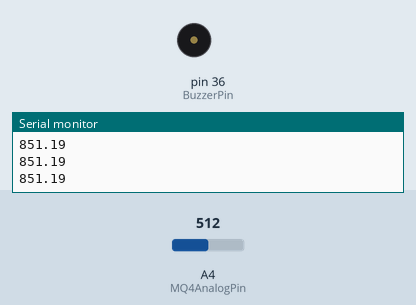
Recording of a sketch running on a simulated Arduino Mega 2560, built with avr-gcc and run on an emulated ATmega2560. Shown: buzzer (waves = sounding), the last lines printed to the serial monitor. The test bench sets the inputs (shaded band); at power-on: A4 (MQ4AnalogPin) = 512.

Above: at 1.2 s.
1.3 s: A4 (MQ4AnalogPin) set to 536
At 2.7 s:
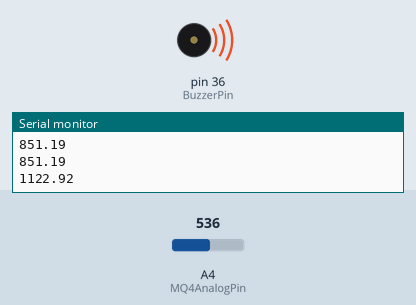
Timing chart, 0 to 8.9 s (numbered marks = the images above; inputs shaded):
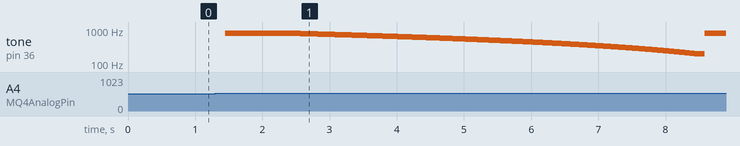

The sketch:

GasSensor.ino
```cpp
/*****************************************************
 * GasSensor.ino
 * 目的:
 *  測試氣體感測器偵測功能(主要是甲烷)
 * 方法:
 *  氣體感測器 + 蜂鳴器
 * 步驟:
 *  可用打火機輸出瓦斯(甲烷)至感測器測試
 * 結果:
 * 1. 觀察氣體感測器上的LED是否亮起
 * 2. 當偵測到瓦斯氣體濃度過高時,蜂鳴器會發出警報聲
*****************************************************/

#define MQ4AnalogPin  A4    //定義氣體感測器接腳
#define BuzzerPin     36    //定義無源蜂鳴器接腳

const int R_0 = 945;        //自訂義RO測量值

/************************* 初始設定 *********************/
void setup()
{
  Serial.begin(9600);

  pinMode(MQ4AnalogPin, INPUT); //設置氣體感測器接腳為輸入
  pinMode(BuzzerPin,    OUTPUT);//设置無源蜂鳴器接腳為輸出
}

/************************* 主程式 ***********************/
void loop()
{
  float mq4ppm = getMethanePPM(); //計算甲烷濃度PPM值
  Serial.println(mq4ppm);         //序列埠輸出甲烷濃度PPM值

  //判斷氣體感測器濃度，若大於1000ppm，則蜂鳴器發出警報聲
  if (mq4ppm > 1000)
  {
    //蜂鳴器音頻由低到高 200HZ ~ 800HZ
    for(int i = 200; i <= 800; i++)
    {
        tone(BuzzerPin, i);
    }

    delay(1000); //延遲1秒

    //蜂鳴器音頻由高到低 800HZ ~ 200HZ
    for(int i= 800; i >= 200; i--)
    {
        tone(BuzzerPin, i);
        delay(10);
    }
  }
  else
  {
    noTone(BuzzerPin); //關閉蜂鳴器
    delay(10);
  }
}

/*********** 計算甲烷濃度PPM值 **************************/
float getMethanePPM()
{
   float a0 = analogRead(MQ4AnalogPin);
   float v_o = a0 * 5 / 1023;
   float R_S = (5-v_o) * 1000 / v_o;
   float PPM = pow(R_S/R_0,-2.95) * 1000;
   delay(100);
   return PPM;
}
```

Measured:
- the behaviour switches between 525 and 526 on A4 (MQ4AnalogPin) (found by bisection; images 0 and 1)
- after the input at 1.3 s, tone on pin 36 (BuzzerPin): plays 800 Hz for 1.0 s, 799 Hz for 0.01 s, 798 Hz for 0.01 s, 797 Hz for 0.01 s, 796 Hz for 0.01 s, 795 Hz for 0.01 s … (602 notes in this stretch), starting after 0.14 s
